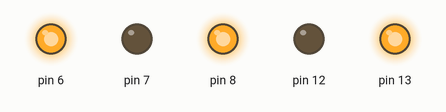
A sketch run on a simulated Arduino Uno, built with avr-gcc and run on an emulated ATmega328P. Parts: output pins drawn as LEDs (lit = HIGH).

Above: at 1.0 s.
At 3.0 s:
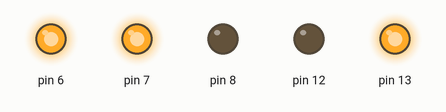
At 5.0 s:
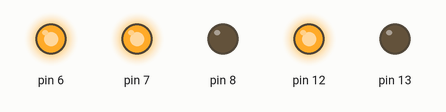
At 7.0 s:
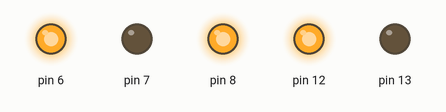
Timing chart, 0 to 10.4 s (numbered marks = the images above):
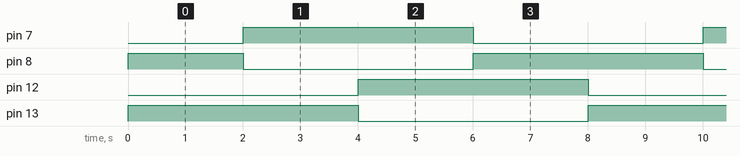

Measured:
- by itself, pin 7, pin 12, pin 13: alternates HIGH for 4.0 s and LOW for 4.0 s
- by itself, pin 8: repeats every 8.0 s: LOW 4.0 s, HIGH 4.0 s
- by itself, everything shown: repeats every 8.0 s, in 4 steps

The sketch:

arduino8.2.ino
```cpp
void setup() {
  pinMode(6, OUTPUT);
  digitalWrite(6, HIGH);

  pinMode(7, OUTPUT);
  pinMode(8, OUTPUT);

  pinMode(12,OUTPUT);
  pinMode(13,OUTPUT);
  digitalWrite(7, LOW);
  digitalWrite(8, LOW);
  digitalWrite(12, LOW);
  digitalWrite(13, LOW);
}

void loop()  {
    digitalWrite(7, LOW);
    digitalWrite(8, HIGH);
    digitalWrite(12, LOW);
    digitalWrite(13, HIGH);
    delay(2000);

    digitalWrite(8, LOW);
    digitalWrite(7, HIGH);
    digitalWrite(12, LOW);
    digitalWrite(13, HIGH);
    delay(2000);

    digitalWrite(8, LOW);
    digitalWrite(7, HIGH);
    digitalWrite(13, LOW);
    digitalWrite(12, HIGH);
    delay(2000);


    digitalWrite(7, LOW);
    digitalWrite(8, HIGH);
    digitalWrite(13, LOW);
    digitalWrite(12, HIGH);
    delay(2000);
}
```
